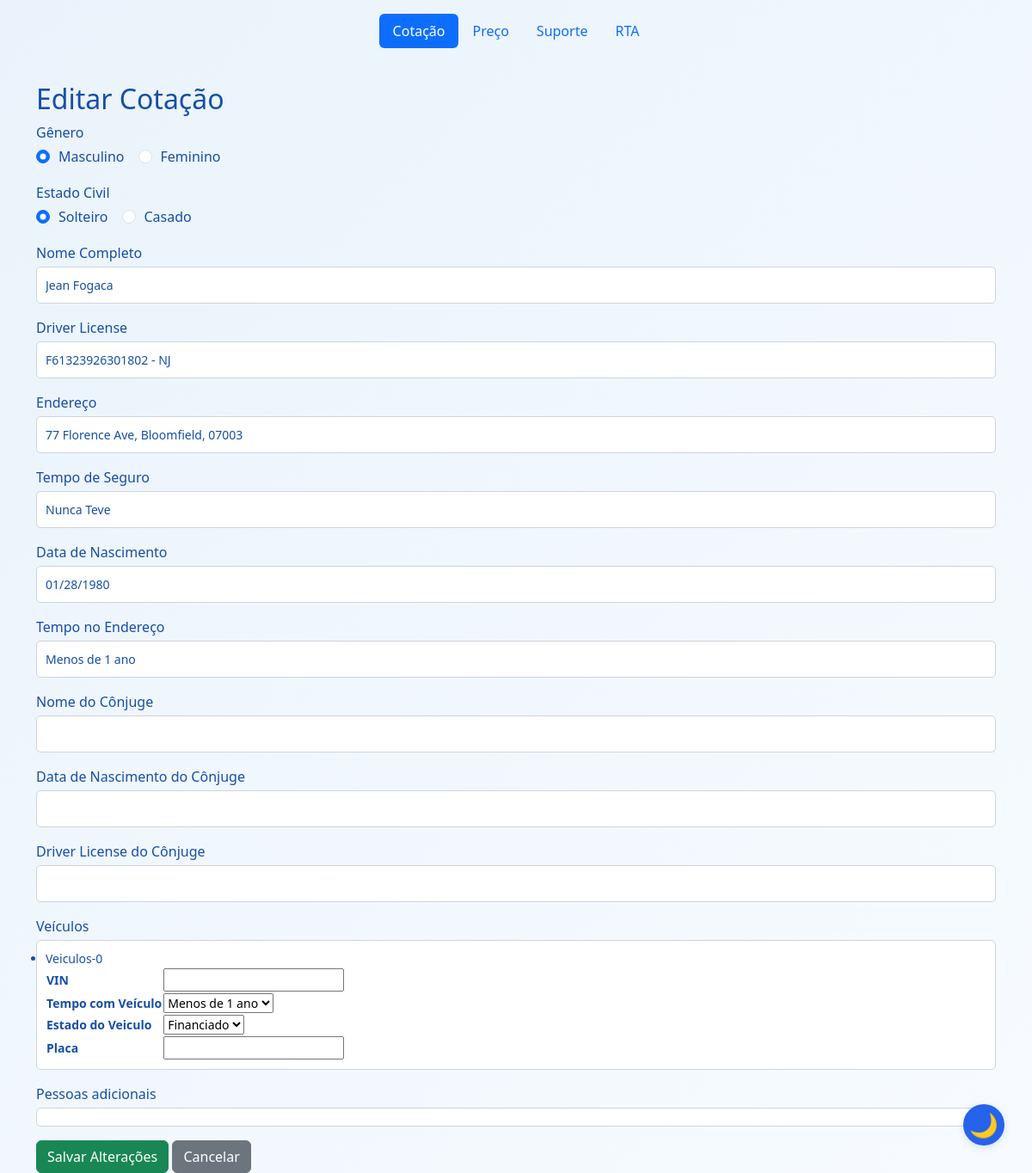
/editarCotacao/1, run on the app's committed database.
### app/models/cotacao_db.py (models this page shows)
class Cotacao(db.Model):
    __tablename__ = 'cotacao'
    id = db.Column(db.Integer, primary_key=True)
    genero = db.Column(db.String(50), nullable=False)
    nome = db.Column(db.String(100), nullable=False)
    documento = db.Column(db.String(50), nullable=False)
    endereco = db.Column(db.String(200), nullable=False)
    tempo_de_seguro = db.Column(db.String(50), nullable=False)
    data_nascimento = db.Column(db.String(50), nullable=False)
    tempo_no_endereco = db.Column(db.String(50), nullable=False)
    trello_card_id = db.Column(db.String(100))
    estado_civil = db.Column(db.String(20), nullable=False, default='Solteiro')
    nome_conjuge = db.Column(db.String(100))
    data_nascimento_conjuge = db.Column(db.String(50))
    documento_conjuge = db.Column(db.String(50))
    vehicles_json = db.Column(db.Text, nullable=False)
    pessoas_json = db.Column(db.Text, nullable=False, default='[]')

### app/routes/editar_routes.py (the view)
@editar_bp.route('/editarCotacao/<int:cotacao_id>', methods=['GET', 'POST'])
def editarCotacao(cotacao_id):
    cotacao = Cotacao.query.get_or_404(cotacao_id)
    form = CotacaoForm(obj=cotacao)
    if form.validate_on_submit():
        form.populate_obj(cotacao)
        db.session.commit()
        flash('Cotação atualizada com sucesso!', 'success')
        return redirect(url_for('cotacao.cotacao'))
    return render_template('editar.html', form=form, cotacao=cotacao)

### app/forms/veiculo_form.py
class VeiculoForm(FlaskForm):
    class Meta:
        csrf = False
    vin = StringField('VIN', validators=[DataRequired()])
    tempo_com_veiculo = SelectField('Tempo com Veículo', choices=[('Menos de 1 ano', 'Menos de 1 ano'), ('1-3 Anos', 'Entre 1 e 3 anos'), ('Mais de 5 Anos', '5 Anos ou mais')], validators=[DataRequired()])
    financiado = SelectField('Estado do Veiculo', choices=[('Financiado', 'Financiado'), ('Quitado', 'Quitado')], validators=[DataRequired()])
    placa = StringField('Placa')

### app/templates/editar.html (shortened to what this page needs)
{% extends "base.html" %}
{% block content %}
<div class="container mt-4">
    <h2>Editar Cotação</h2>
    <form method="POST">
            {% for field in form if field.name != 'colocar_trello' and field.type != 'CSRFTokenField' and field.type != 'HiddenField' and field.name != 'submit' %}
                <div class="mb-3">
                    {{ field.label(class="form-label") }}
                    {% if field.type == 'RadioField' %}
                        <div class="d-flex">
                            {% for subfield in field %}
                                <div class="form-check form-check-inline">
                                    {{ subfield(class="form-check-input") }}
                                    <label class="form-check-label" for="{{ subfield.id }}">{{ subfield.label.text }}</label>
                                </div>
                            {% endfor %}
                        </div>
                    {% else %}
                        {{ field(class="form-control") }}
                    {% endif %}
                </div>
            {% endfor %}
        <button type="submit" class="btn btn-success">Salvar Alterações</button>
        <a href="{{ url_for('cotacao.cotacao') }}" class="btn btn-secondary">Cancelar</a>
    </form>
</div>
{% endblock %}

### app/static/style.css (style rules this page uses)
body, html { height: 100%; margin: 0; padding: 0; font-family: 'Segoe UI', 'Roboto', Arial, sans-serif; transition: background 0.5s, color 0.5s; }
body.light-mode { background: linear-gradient(135deg, #eaf3fb 0%, #f7fbff 100%); color: #174ea6; }
.form-label { font-size: 1rem; margin-bottom: 0.25rem; }
.form-control { width: 100%; padding: 10px; font-size: 14px; border: 1px solid #ced4da; border-radius: 5px; margin-bottom: 15px; background: #fff; color: #174ea6; transition: background 0.5s, color 0.5s, border-color 0.5s; }
.d-flex .form-check-input { margin-right: 10px; }

### data on the page
Cotacao: nome "Jean Fogaca" "F61323926301802 - NJ" "77 Florence Ave, Bloomfield, 07003" "Nunca Teve" "01/28/1980" "Menos de 1 ano"

### other printed values
{{ field.label(class="form-label") }} "Gênero" "Estado Civil" "Nome Completo" "Driver License" "Endereço" "Tempo de Seguro" "Data de Nascimento" "Tempo no Endereço" "Nome do Cônjuge" "Data de Nascimento do Cônjuge" "Driver License do Cônjuge" "Veículos" "Pessoas adicionais"
{{ subfield.label.text }} "Masculino" "Feminino" "Solteiro" "Casado"
